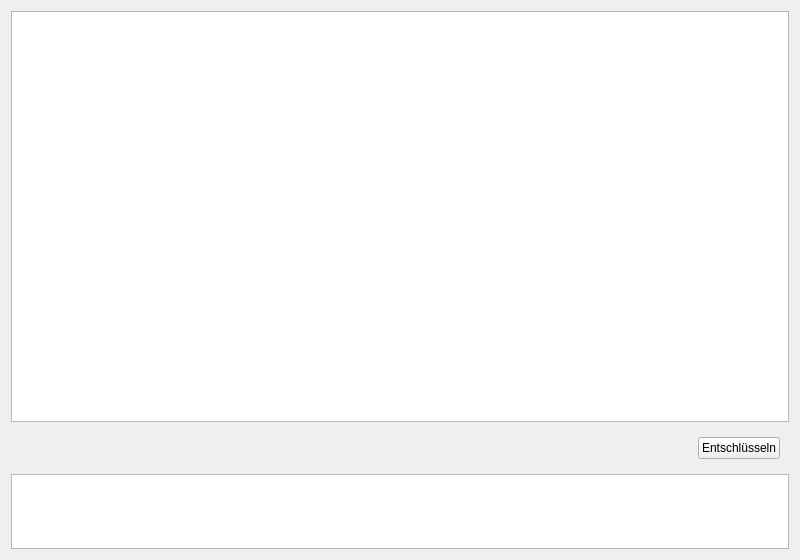
<?xml version="1.0" encoding="UTF-8"?>
<ui version="4.0">
 <class>DecryptWidget</class>
 <widget class="QWidget" name="DecryptWidget">
  <property name="geometry">
   <rect>
    <x>0</x>
    <y>0</y>
    <width>800</width>
    <height>560</height>
   </rect>
  </property>
  <property name="windowTitle">
   <string>Entschlüsseln</string>
  </property>
  <layout class="QVBoxLayout" name="verticalLayout">
   <item>
    <widget class="QPlainTextEdit" name="textToDecrypt">
     <property name="font">
      <font>
       <family>Monospace</family>
      </font>
     </property>
     <property name="plainText">
      <string/>
     </property>
    </widget>
   </item>
   <item>
    <widget class="QWidget" name="widget" native="true">
     <layout class="QHBoxLayout" name="horizontalLayout">
      <item>
       <spacer name="horizontalSpacer">
        <property name="orientation">
         <enum>Qt::Horizontal</enum>
        </property>
        <property name="sizeHint" stdset="0">
         <size>
          <width>0</width>
          <height>20</height>
         </size>
        </property>
       </spacer>
      </item>
      <item>
       <widget class="QPushButton" name="decyptButton">
        <property name="sizePolicy">
         <sizepolicy hsizetype="Maximum" vsizetype="Fixed">
          <horstretch>0</horstretch>
          <verstretch>0</verstretch>
         </sizepolicy>
        </property>
        <property name="text">
         <string>Entschlüsseln</string>
        </property>
       </widget>
      </item>
     </layout>
    </widget>
   </item>
   <item>
    <widget class="QListView" name="consoleList">
     <property name="sizePolicy">
      <sizepolicy hsizetype="Expanding" vsizetype="Maximum">
       <horstretch>0</horstretch>
       <verstretch>0</verstretch>
      </sizepolicy>
     </property>
     <property name="maximumSize">
      <size>
       <width>16777215</width>
       <height>75</height>
      </size>
     </property>
    </widget>
   </item>
  </layout>
 </widget>
 <resources/>
 <connections/>
</ui>
